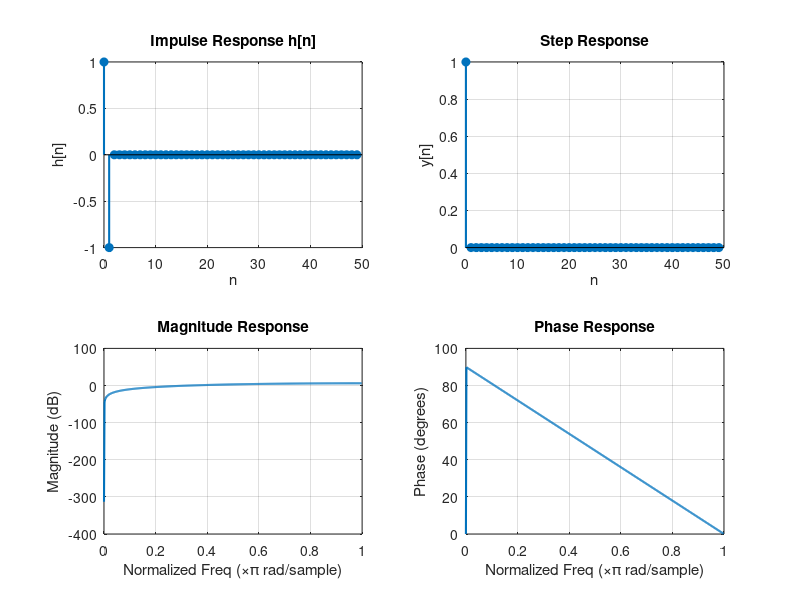

Source code (MATLAB): (Note: this script raises an error after producing the figure.)
% EXPERIMENT 2 - Time and Frequency Response of LTI Systems
%
% First Order:
%   1a) y(n) = x(n) - x(n-1)
%   1b) y(n) = 0.2x(n) + 0.2x(n-1) + 0.6y(n-1)
%
% Second Order:
%   2a) y(n) = 0.5x(n) + x(n-1) + 0.5x(n-2)
%   2b) y(n) = x(n) + 0.9x(n-2) - 0.4y(n-2)

% Copyright 2026 The MathWorks, Inc.

clc;
clear;
close all;

N    = 50;
Nfft = 512;
n    = 0:N-1;

imp = [1 zeros(1,N-1)];   % unit impulse
stp = ones(1,N);           % unit step

% =========================================================
%  SYSTEM COEFFICIENTS   b = numerator,  a = denominator
% =========================================================
% 1a) y(n) = x(n) - x(n-1)
b1a = [1, -1];        a1a = [1];

% 1b) y(n) = 0.2x(n) + 0.2x(n-1) + 0.6y(n-1)
b1b = [0.2, 0.2];     a1b = [1, -0.6];

% 2a) y(n) = 0.5x(n) + x(n-1) + 0.5x(n-2)
b2a = [0.5, 1, 0.5];  a2a = [1];

% 2b) y(n) = x(n) + 0.9x(n-2) - 0.4y(n-2)
b2b = [1, 0, 0.9];    a2b = [1, 0, 0.4];

% =========================================================
%  FIGURE 1 : First Order System 1a
% =========================================================
figure('Name','System 1a  y(n)=x(n)-x(n-1)','NumberTitle','off');

h = filter(b1a, a1a, imp);
y = filter(b1a, a1a, stp);
[H, w] = freqz(b1a, a1a, Nfft);

subplot(2,2,1);
stem(n, h, 'filled', 'LineWidth', 1.5);
title('Impulse Response h[n]');
xlabel('n'); ylabel('h[n]'); grid on;

subplot(2,2,2);
stem(n, y, 'filled', 'LineWidth', 1.5);
title('Step Response');
xlabel('n'); ylabel('y[n]'); grid on;

subplot(2,2,3);
plot(w/pi, 20*log10(abs(H)+eps), 'LineWidth', 1.5);
title('Magnitude Response');
xlabel('Normalized Freq (\times\pi rad/sample)');
ylabel('Magnitude (dB)'); grid on;

subplot(2,2,4);
plot(w/pi, angle(H)*180/pi, 'LineWidth', 1.5);
title('Phase Response');
xlabel('Normalized Freq (\times\pi rad/sample)');
ylabel('Phase (degrees)'); grid on;

sgtitle('First Order System 1a :  y(n) = x(n) - x(n-1)', ...
        'FontWeight','bold','FontSize',10);

% =========================================================
%  FIGURE 2 : First Order System 1b
% =========================================================
figure('Name','System 1b  y(n)=0.2x(n)+0.2x(n-1)+0.6y(n-1)','NumberTitle','off');

h = filter(b1b, a1b, imp);
y = filter(b1b, a1b, stp);
[H, w] = freqz(b1b, a1b, Nfft);

subplot(2,2,1);
stem(n, h, 'filled', 'LineWidth', 1.5);
title('Impulse Response h[n]');
xlabel('n'); ylabel('h[n]'); grid on;

subplot(2,2,2);
stem(n, y, 'filled', 'LineWidth', 1.5);
title('Step Response');
xlabel('n'); ylabel('y[n]'); grid on;

subplot(2,2,3);
plot(w/pi, 20*log10(abs(H)+eps), 'LineWidth', 1.5);
title('Magnitude Response');
xlabel('Normalized Freq (\times\pi rad/sample)');
ylabel('Magnitude (dB)'); grid on;

subplot(2,2,4);
plot(w/pi, angle(H)*180/pi, 'LineWidth', 1.5);
title('Phase Response');
xlabel('Normalized Freq (\times\pi rad/sample)');
ylabel('Phase (degrees)'); grid on;

sgtitle('First Order System 1b :  y(n) = 0.2x(n) + 0.2x(n-1) + 0.6y(n-1)', ...
        'FontWeight','bold','FontSize',10);

% =========================================================
%  FIGURE 3 : Second Order System 2a
% =========================================================
figure('Name','System 2a  y(n)=0.5x(n)+x(n-1)+0.5x(n-2)','NumberTitle','off');

h = filter(b2a, a2a, imp);
y = filter(b2a, a2a, stp);
[H, w] = freqz(b2a, a2a, Nfft);

subplot(2,2,1);
stem(n, h, 'filled', 'LineWidth', 1.5);
title('Impulse Response h[n]');
xlabel('n'); ylabel('h[n]'); grid on;

subplot(2,2,2);
stem(n, y, 'filled', 'LineWidth', 1.5);
title('Step Response');
xlabel('n'); ylabel('y[n]'); grid on;

subplot(2,2,3);
plot(w/pi, 20*log10(abs(H)+eps), 'LineWidth', 1.5);
title('Magnitude Response');
xlabel('Normalized Freq (\times\pi rad/sample)');
ylabel('Magnitude (dB)'); grid on;

subplot(2,2,4);
plot(w/pi, angle(H)*180/pi, 'LineWidth', 1.5);
title('Phase Response');
xlabel('Normalized Freq (\times\pi rad/sample)');
ylabel('Phase (degrees)'); grid on;

sgtitle('Second Order System 2a :  y(n) = 0.5x(n) + x(n-1) + 0.5x(n-2)', ...
        'FontWeight','bold','FontSize',10);

% =========================================================
%  FIGURE 4 : Second Order System 2b
% =========================================================
figure('Name','System 2b  y(n)=x(n)+0.9x(n-2)-0.4y(n-2)','NumberTitle','off');

h = filter(b2b, a2b, imp);
y = filter(b2b, a2b, stp);
[H, w] = freqz(b2b, a2b, Nfft);

subplot(2,2,1);
stem(n, h, 'filled', 'LineWidth', 1.5);
title('Impulse Response h[n]');
xlabel('n'); ylabel('h[n]'); grid on;

subplot(2,2,2);
stem(n, y, 'filled', 'LineWidth', 1.5);
title('Step Response');
xlabel('n'); ylabel('y[n]'); grid on;

subplot(2,2,3);
plot(w/pi, 20*log10(abs(H)+eps), 'LineWidth', 1.5);
title('Magnitude Response');
xlabel('Normalized Freq (\times\pi rad/sample)');
ylabel('Magnitude (dB)'); grid on;

subplot(2,2,4);
plot(w/pi, angle(H)*180/pi, 'LineWidth', 1.5);
title('Phase Response');
xlabel('Normalized Freq (\times\pi rad/sample)');
ylabel('Phase (degrees)'); grid on;

sgtitle('Second Order System 2b :  y(n) = x(n) + 0.9x(n-2) - 0.4y(n-2)', ...
        'FontWeight','bold','FontSize',10);
